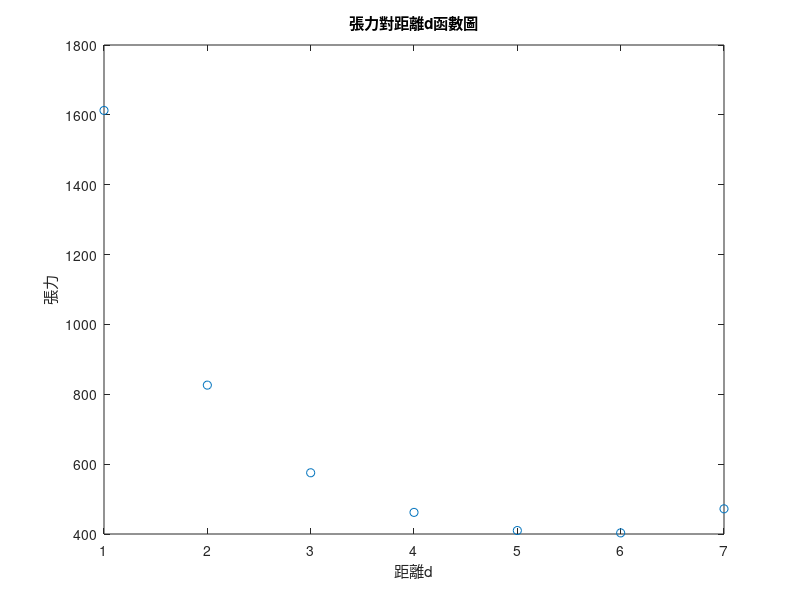

MATLAB code to generate this figure:
n =1:7;
T=200*8*8./(n.*sqrt(8*8-n.*n)) ;
d=min(T)
plot(n,T,'o')
title("張力對距離d函數圖")
xlabel("距離d")
ylabel("張力")